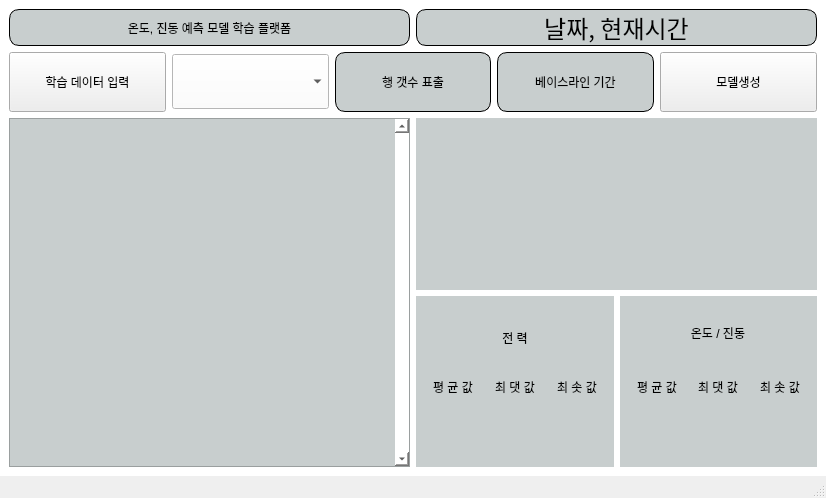
<?xml version="1.0" encoding="UTF-8"?>
<ui version="4.0">
 <class>MainWindow</class>
 <widget class="QMainWindow" name="MainWindow">
  <property name="geometry">
   <rect>
    <x>0</x>
    <y>0</y>
    <width>826</width>
    <height>498</height>
   </rect>
  </property>
  <property name="windowTitle">
   <string>MainWindow</string>
  </property>
  <widget class="QWidget" name="centralwidget">
   <property name="styleSheet">
    <string notr="true">background-color: rgb(255, 255, 255);</string>
   </property>
   <layout class="QGridLayout" name="gridLayout_3">
    <item row="0" column="0">
     <layout class="QVBoxLayout" name="verticalLayout_4">
      <item>
       <layout class="QHBoxLayout" name="horizontalLayout">
        <item>
         <widget class="QLabel" name="Title">
          <property name="styleSheet">
           <string notr="true">background-color: rgb(200, 206, 206);
font: 75 18pt &quot;에스코어 드림 6 Bold&quot;;
border-radius: 10px;
border-width: 1px;
border-color: rgb(0, 0, 0);
border-style: solid;
</string>
          </property>
          <property name="text">
           <string>온도, 진동 예측 모델 학습 플랫폼</string>
          </property>
          <property name="alignment">
           <set>Qt::AlignCenter</set>
          </property>
         </widget>
        </item>
        <item>
         <widget class="QLabel" name="lbl_timer">
          <property name="font">
           <font>
            <family>에스코어 드림 6 Bold</family>
            <pointsize>18</pointsize>
            <weight>9</weight>
            <italic>false</italic>
            <bold>false</bold>
           </font>
          </property>
          <property name="styleSheet">
           <string notr="true">background-color: rgb(200, 206, 206);
font: 75 18pt &quot;에스코어 드림 6 Bold&quot;;
border-radius: 10px;
border-width: 1px;
border-color: rgb(0, 0, 0);
border-style: solid;
</string>
          </property>
          <property name="text">
           <string>날짜, 현재시간</string>
          </property>
          <property name="alignment">
           <set>Qt::AlignCenter</set>
          </property>
         </widget>
        </item>
       </layout>
      </item>
      <item>
       <layout class="QHBoxLayout" name="horizontalLayout_2">
        <item>
         <widget class="QPushButton" name="btn_excelimport">
          <property name="sizePolicy">
           <sizepolicy hsizetype="Preferred" vsizetype="Preferred">
            <horstretch>0</horstretch>
            <verstretch>0</verstretch>
           </sizepolicy>
          </property>
          <property name="styleSheet">
           <string notr="true">background-color: rgb(238, 238, 238);
font: 75 9pt &quot;에스코어 드림 6 Bold&quot;;
</string>
          </property>
          <property name="text">
           <string>학습 데이터 입력</string>
          </property>
         </widget>
        </item>
        <item>
         <widget class="QComboBox" name="cb_choice">
          <property name="minimumSize">
           <size>
            <width>0</width>
            <height>55</height>
           </size>
          </property>
          <property name="locale">
           <locale language="Kiche" country="Guatemala"/>
          </property>
          <property name="currentIndex">
           <number>-1</number>
          </property>
          <property name="maxVisibleItems">
           <number>10</number>
          </property>
          <property name="iconSize">
           <size>
            <width>21</width>
            <height>24</height>
           </size>
          </property>
         </widget>
        </item>
        <item>
         <widget class="QLabel" name="lbl_rowcounter">
          <property name="styleSheet">
           <string notr="true">background-color: rgb(200, 206, 206);
font: 75 9pt &quot;에스코어 드림 6 Bold&quot;;
border-radius: 10px;
border-width:1px;
border-style:solid;
border-color: rgb(0, 0, 0);</string>
          </property>
          <property name="text">
           <string>행 갯수 표출</string>
          </property>
          <property name="alignment">
           <set>Qt::AlignCenter</set>
          </property>
          <property name="wordWrap">
           <bool>true</bool>
          </property>
         </widget>
        </item>
        <item>
         <widget class="QLabel" name="Baseline_text">
          <property name="minimumSize">
           <size>
            <width>0</width>
            <height>60</height>
           </size>
          </property>
          <property name="styleSheet">
           <string notr="true">background-color: rgb(200, 206, 206);
font: 75 9pt &quot;에스코어 드림 6 Bold&quot;;
border-radius: 10px;
border-width:1px;
border-style:solid;
border-color: rgb(0, 0, 0);</string>
          </property>
          <property name="text">
           <string>베이스라인 기간</string>
          </property>
          <property name="alignment">
           <set>Qt::AlignCenter</set>
          </property>
          <property name="wordWrap">
           <bool>true</bool>
          </property>
         </widget>
        </item>
        <item>
         <widget class="QPushButton" name="btn_model">
          <property name="sizePolicy">
           <sizepolicy hsizetype="Preferred" vsizetype="Preferred">
            <horstretch>0</horstretch>
            <verstretch>0</verstretch>
           </sizepolicy>
          </property>
          <property name="styleSheet">
           <string notr="true">background-color: rgb(238, 238, 238);
font: 75 9pt &quot;에스코어 드림 6 Bold&quot;;
</string>
          </property>
          <property name="text">
           <string>모델생성</string>
          </property>
         </widget>
        </item>
       </layout>
      </item>
      <item>
       <layout class="QHBoxLayout" name="horizontalLayout_4">
        <item>
         <layout class="QVBoxLayout" name="verticalLayout_3">
          <item>
           <widget class="QTableWidget" name="tb_data">
            <property name="sizePolicy">
             <sizepolicy hsizetype="Ignored" vsizetype="Expanding">
              <horstretch>0</horstretch>
              <verstretch>0</verstretch>
             </sizepolicy>
            </property>
            <property name="minimumSize">
             <size>
              <width>150</width>
              <height>150</height>
             </size>
            </property>
            <property name="font">
             <font>
              <family>에스코어 드림 6 Bold</family>
              <pointsize>12</pointsize>
              <weight>9</weight>
              <italic>false</italic>
              <bold>false</bold>
             </font>
            </property>
            <property name="styleSheet">
             <string notr="true">background-color: rgb(200, 206, 206);
font: 75 12pt &quot;에스코어 드림 6 Bold&quot;;</string>
            </property>
            <property name="verticalScrollBarPolicy">
             <enum>Qt::ScrollBarAlwaysOn</enum>
            </property>
            <property name="horizontalScrollBarPolicy">
             <enum>Qt::ScrollBarAsNeeded</enum>
            </property>
            <property name="alternatingRowColors">
             <bool>false</bool>
            </property>
            <property name="rowCount">
             <number>0</number>
            </property>
            <attribute name="horizontalHeaderVisible">
             <bool>true</bool>
            </attribute>
            <attribute name="horizontalHeaderCascadingSectionResizes">
             <bool>false</bool>
            </attribute>
            <attribute name="horizontalHeaderHighlightSections">
             <bool>true</bool>
            </attribute>
            <attribute name="horizontalHeaderStretchLastSection">
             <bool>false</bool>
            </attribute>
           </widget>
          </item>
         </layout>
        </item>
        <item>
         <layout class="QVBoxLayout" name="verticalLayout_2">
          <item>
           <widget class="QWidget" name="graph_vbox_2" native="true">
            <property name="styleSheet">
             <string notr="true">background-color: rgb(200, 206, 206);
font: 75 12pt &quot;에스코어 드림 6 Bold&quot;;</string>
            </property>
            <layout class="QHBoxLayout" name="graph_vbox">
             <property name="bottomMargin">
              <number>9</number>
             </property>
            </layout>
           </widget>
          </item>
          <item>
           <layout class="QHBoxLayout" name="horizontalLayout_3">
            <item>
             <widget class="QFrame" name="gridLayout_4">
              <property name="styleSheet">
               <string notr="true">background-color: rgb(200, 206, 206);
font: 75 12pt &quot;에스코어 드림 6 Bold&quot;;</string>
              </property>
              <layout class="QGridLayout" name="gridLayout" rowstretch="0,0,0" columnstretch="0,0,0">
               <property name="topMargin">
                <number>20</number>
               </property>
               <item row="1" column="0" alignment="Qt::AlignHCenter">
                <widget class="QLabel" name="label">
                 <property name="sizePolicy">
                  <sizepolicy hsizetype="Preferred" vsizetype="Preferred">
                   <horstretch>0</horstretch>
                   <verstretch>0</verstretch>
                  </sizepolicy>
                 </property>
                 <property name="styleSheet">
                  <string notr="true"/>
                 </property>
                 <property name="text">
                  <string>평 균 값</string>
                 </property>
                 <property name="alignment">
                  <set>Qt::AlignCenter</set>
                 </property>
                </widget>
               </item>
               <item row="2" column="1">
                <widget class="QLabel" name="label_6">
                 <property name="text">
                  <string/>
                 </property>
                 <property name="alignment">
                  <set>Qt::AlignCenter</set>
                 </property>
                </widget>
               </item>
               <item row="0" column="0" colspan="3" alignment="Qt::AlignHCenter">
                <widget class="QLabel" name="label_4">
                 <property name="styleSheet">
                  <string notr="true"/>
                 </property>
                 <property name="text">
                  <string>전 력</string>
                 </property>
                 <property name="alignment">
                  <set>Qt::AlignCenter</set>
                 </property>
                </widget>
               </item>
               <item row="2" column="0">
                <widget class="QLabel" name="label_5">
                 <property name="text">
                  <string/>
                 </property>
                 <property name="alignment">
                  <set>Qt::AlignCenter</set>
                 </property>
                </widget>
               </item>
               <item row="2" column="2">
                <widget class="QLabel" name="label_7">
                 <property name="text">
                  <string/>
                 </property>
                 <property name="alignment">
                  <set>Qt::AlignCenter</set>
                 </property>
                </widget>
               </item>
               <item row="1" column="2" alignment="Qt::AlignHCenter">
                <widget class="QLabel" name="label_3">
                 <property name="styleSheet">
                  <string notr="true"/>
                 </property>
                 <property name="text">
                  <string>최 솟 값</string>
                 </property>
                 <property name="alignment">
                  <set>Qt::AlignCenter</set>
                 </property>
                </widget>
               </item>
               <item row="1" column="1" alignment="Qt::AlignHCenter">
                <widget class="QLabel" name="label_2">
                 <property name="styleSheet">
                  <string notr="true"/>
                 </property>
                 <property name="text">
                  <string>최 댓 값</string>
                 </property>
                 <property name="alignment">
                  <set>Qt::AlignCenter</set>
                 </property>
                </widget>
               </item>
              </layout>
             </widget>
            </item>
            <item>
             <widget class="QFrame" name="gridLayout2">
              <property name="styleSheet">
               <string notr="true">background-color: rgb(200, 206, 206);
font: 75 12pt &quot;에스코어 드림 6 Bold&quot;;</string>
              </property>
              <layout class="QGridLayout" name="gridLayout_2">
               <property name="topMargin">
                <number>20</number>
               </property>
               <property name="verticalSpacing">
                <number>20</number>
               </property>
               <item row="1" column="0" alignment="Qt::AlignHCenter">
                <widget class="QLabel" name="label_9">
                 <property name="styleSheet">
                  <string notr="true"/>
                 </property>
                 <property name="text">
                  <string>평 균 값</string>
                 </property>
                 <property name="alignment">
                  <set>Qt::AlignCenter</set>
                 </property>
                </widget>
               </item>
               <item row="1" column="1" alignment="Qt::AlignHCenter">
                <widget class="QLabel" name="label_12">
                 <property name="styleSheet">
                  <string notr="true"/>
                 </property>
                 <property name="text">
                  <string>최 댓 값</string>
                 </property>
                 <property name="alignment">
                  <set>Qt::AlignCenter</set>
                 </property>
                </widget>
               </item>
               <item row="1" column="2" alignment="Qt::AlignHCenter">
                <widget class="QLabel" name="label_14">
                 <property name="styleSheet">
                  <string notr="true"/>
                 </property>
                 <property name="text">
                  <string>최 솟 값</string>
                 </property>
                 <property name="alignment">
                  <set>Qt::AlignCenter</set>
                 </property>
                </widget>
               </item>
               <item row="2" column="0">
                <widget class="QLabel" name="label_11">
                 <property name="text">
                  <string/>
                 </property>
                 <property name="alignment">
                  <set>Qt::AlignCenter</set>
                 </property>
                </widget>
               </item>
               <item row="2" column="2">
                <widget class="QLabel" name="label_8">
                 <property name="text">
                  <string/>
                 </property>
                 <property name="alignment">
                  <set>Qt::AlignCenter</set>
                 </property>
                </widget>
               </item>
               <item row="2" column="1">
                <widget class="QLabel" name="label_13">
                 <property name="text">
                  <string/>
                 </property>
                 <property name="alignment">
                  <set>Qt::AlignCenter</set>
                 </property>
                </widget>
               </item>
               <item row="0" column="0" colspan="3" alignment="Qt::AlignHCenter">
                <widget class="QLabel" name="label_10">
                 <property name="styleSheet">
                  <string notr="true"/>
                 </property>
                 <property name="text">
                  <string>               온도 / 진동               </string>
                 </property>
                 <property name="alignment">
                  <set>Qt::AlignCenter</set>
                 </property>
                </widget>
               </item>
              </layout>
             </widget>
            </item>
           </layout>
          </item>
         </layout>
        </item>
       </layout>
      </item>
     </layout>
    </item>
   </layout>
  </widget>
  <widget class="QStatusBar" name="statusbar"/>
 </widget>
 <resources/>
 <connections/>
</ui>
